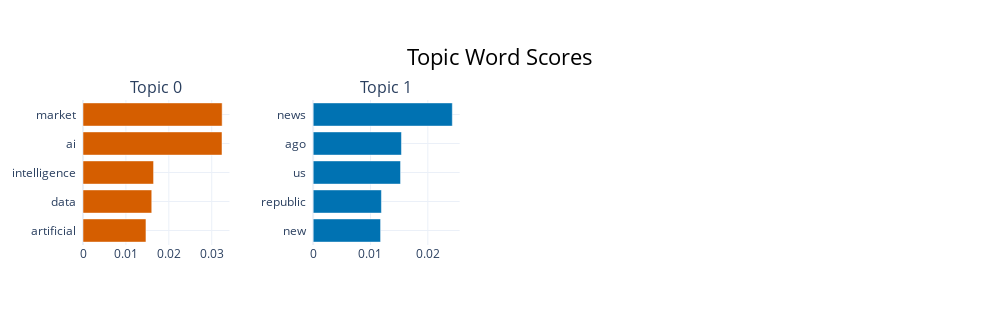

Write notebook code for a chart like this one.
### Code cell
topic_model.visualize_barchart(top_n_topics=5)

### Figure 1 — Plotly figure (JSON) as saved in the notebook; plotly's stock layout.template omitted (floating-point values rounded to 4 significant figures)
{"data": [{"marker": {"color": "#D55E00"}, "orientation": "h", "type": "bar", "x": [0.01467, 0.01602, 0.01645, 0.03239, 0.03243], "xaxis": "x", "y": ["artificial  ", "data  ", "intelligence  ", "ai  ", "market  "], "yaxis": "y"}, {"marker": {"color": "#0072B2"}, "orientation": "h", "type": "bar", "x": [0.01176, 0.0119, 0.01524, 0.0154, 0.02427], "xaxis": "x2", "y": ["new  ", "republic  ", "us  ", "ago  ", "news  "], "yaxis": "y2"}], "layout": {"annotations": [{"font": {"size": 16}, "showarrow": false, "text": "Topic 0", "x": 0.0875, "xanchor": "center", "xref": "paper", "y": 1, "yanchor": "bottom", "yref": "paper"}, {"font": {"size": 16}, "showarrow": false, "text": "Topic 1", "x": 0.3625, "xanchor": "center", "xref": "paper", "y": 1, "yanchor": "bottom", "yref": "paper"}], "height": 325, "hoverlabel": {"bgcolor": "white", "font": {"family": "Rockwell", "size": 16}}, "showlegend": false, "title": {"font": {"color": "Black", "size": 22}, "text": "Topic Word Scores", "x": 0.5, "xanchor": "center", "yanchor": "top"}, "width": 1000, "xaxis": {"anchor": "y", "domain": [0, 0.175], "showgrid": true}, "xaxis2": {"anchor": "y2", "domain": [0.275, 0.45], "showgrid": true}, "xaxis3": {"anchor": "y3", "domain": [0.55, 0.725], "showgrid": true}, "xaxis4": {"anchor": "y4", "domain": [0.825, 1], "showgrid": true}, "yaxis": {"anchor": "x", "domain": [0, 1], "showgrid": true}, "yaxis2": {"anchor": "x2", "domain": [0, 1], "showgrid": true}, "yaxis3": {"anchor": "x3", "domain": [0, 1], "showgrid": true}, "yaxis4": {"anchor": "x4", "domain": [0, 1], "showgrid": true}}}
